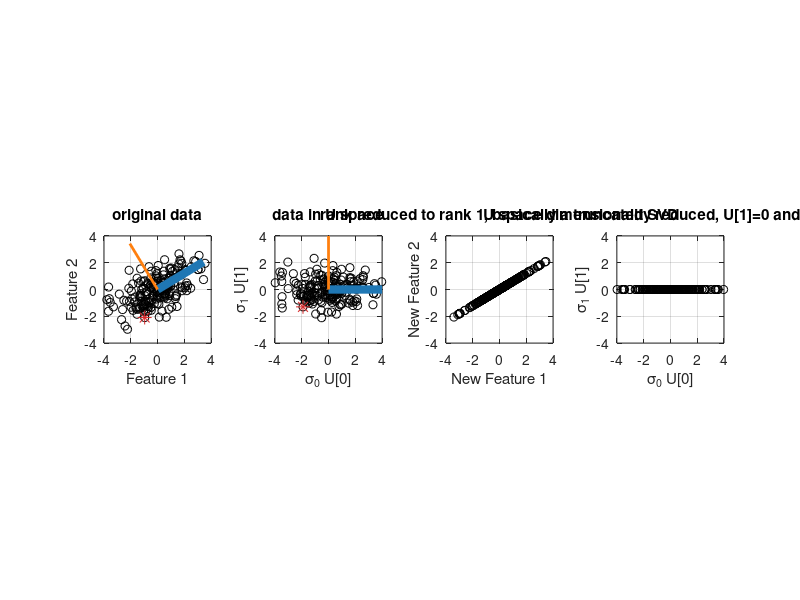

Write the MATLAB code that produced this figure.
% Sascha Spors, Professorship Signal Theory and Digital Signal Processing,
% Institute of Communications Engineering (INT), Faculty of Computer Science
% and Electrical Engineering (IEF), University of Rostock, Germany
%
% Data Driven Audio Signal Processing - A Tutorial with Computational Examples
% Feel free to contact lecturer frank.schultz@uni-rostock.de
%
% Exercise: SVD / PCA on 2D data

clear all
%close all
clc

rng(1)
xmax = 4;

N = 200;
R = 2;
mu = [0, 0];
sigma = [2, 0.8; 0.8, 1];
A = mvnrnd(mu, sigma, N);
A = A - mean(A);  % if mean free col SVD and pca() are same
if R ~= rank(A)  % check rank
    disp('!!! matrix A has not the desired rank R !!!')
end

[coeff, score, latent] = pca(A);
[U, S, V] = svd(A);
pcs = U*S;
pcl = V;

%% check pca() vs. SVD solution -> must yield numerical zero
tmp = 0;
for c=1:size(score, 2)
    tmp = tmp + min(norm(pcs(:, c) + score(:, c)), norm(pcs(:, c) - score(:, c)));
    tmp = tmp + min(norm(pcl(:, c) + coeff(:, c)), norm(pcl(:, c) - coeff(:, c)));
end
disp('we should get numerical zero which indicates our manual SVD == pca()')
tmp / size(score, 2) / 2

%% check 4 subspaces
disp('4 subspacxe check of A -> orth() / null() vs. SVD data')
norm(orth(A) - U(:, 1:R),'fro')  % check column space == 1st two cols of U
null(A)  % check null space == zero vec
norm(orth(A') - V, 'fro')  % check row space == all V
norm(null(A') - U(:, R+1:end), 'fro')  % check left null space, remaining cols of U->large

%%
disp('rot angle')
acos(V(1, 1)) * 180/pi
phi = -31.0065*pi/180;
disp('rot matrix = V = ')
[cos(phi), sin(phi); -sin(phi), cos(phi)]
% ==
V

%%
disp('the variance of the principal component signals')
var(pcs).'
disp('is equal to the eigvals(A''*A) / (N-1)')
R = A'*A / (size(A, 1)-1);
sort(eig(R), 'descend')
disp('is equal to the (sing vals of A)^2 / (N-1)')
diag(S'*S) / (size(A, 1)-1)
disp('is equal to latent from pca()')
latent


%%
R_red = 1;
Dim_red = R_red;

% rank1-matrix superposition up to rank R_red
S_tmp = S;
for r = R_red+1:size(S, 2)
    S_tmp(r, r) = 0;
end
A_R_red = (U*S_tmp) * V';
% we can do this also by setting corresponding PC loadings to zero
% V_red = V;
% V_red(:, R_red+1:end) = 0;
% A_R_red = (U*S) * V_red';

A_Dim_red = A*0;  % we use same dim as A for convenient plotting the data
% however the last R-Dim_red columns are exactly zero and thus the matrix
% is of dim N x Dim_red
A_Dim_red(:, 1:Dim_red) = pcs(:, 1:Dim_red);  % pcs = U*S
% cf. the lecture approach, slide 5-23:
%   tmp = A*0;
%   tmp(:, 1:Dim_red) = A * V(:, 1:Dim_red);

% if Dim_red == R_red the matrix
A_R_red2 = A_Dim_red(:, 1:Dim_red) * V(:, 1:Dim_red)';
% is same as A_R_red from above
norm(A_R_red2-A_R_red,'fro')
% in lecture known as
% Reconstruction using a limited number of principle components, cf. slide 5-23

%% plot
ax_original_feature_space = subplot(1, 4, 1);
for n = 1:N
    plot(A(n, 1), A(n, 2), 'ko'), hold on
end
% plot 4*v0 and 4*v1:
plot([0 4*V(1,1)],[0 4*V(2,1)], 'color', '#1f77b4', 'linewidth', 6)
plot([0 4*V(1,2)],[0 4*V(2,2)], 'color', '#ff7f0e', 'linewidth', 2)
hold off
xlim([-xmax, xmax])
ylim([-xmax, xmax])
axis square
xlabel('Feature 1')
ylabel('Feature 2')
title('original data')
grid on

ax_pc_space = subplot(1, 4, 2);
for n = 1:N
    plot(pcs(n, 1), pcs(n, 2), 'ko'), hold on
end
plot([0 4],[0 0], 'color', '#1f77b4', 'linewidth', 6)
plot([0 0],[0 4], 'color', '#ff7f0e', 'linewidth', 2)

hold off
xlim([-xmax, xmax])
ylim([-xmax, xmax])
axis square
xlabel('\sigma_0 U[0]')
ylabel('\sigma_1 U[1]')
title('data in U space')
grid on

subplot(1, 4, 3)
for n = 1:N
    plot(A_R_red(n, 1), A_R_red(n, 2), 'ko'), hold on
end
hold off
xlim([-xmax, xmax])
ylim([-xmax, xmax])
axis square
xlabel('New Feature 1')
ylabel('New Feature 2')
title('rank reduced to rank 1, basically a truncated SVD')
grid on

subplot(1, 4, 4)
for n = 1:N
    plot(A_Dim_red(n, 1), A_Dim_red(n, 2), 'ko'), hold on
end
hold off
xlim([-xmax, xmax])
ylim([-xmax, xmax])
axis square
xlabel('\sigma_0 U[0]')
ylabel('\sigma_1 U[1]')
title('U space dimensionality reduced, U[1]=0 and/or \sigma_0=0')
grid on


%%
disp('percentage of explained variance')
latent/sum(latent) * 100
disp('cumsum percentage of explained variance')
cumsum(latent)/sum(latent)*100

xmax
disp('xmax should be larger than')
max([max(max(abs(A)))...
    max(max(abs(pcs)))...
    max(max(abs(A_R_red)))...
    max(max(abs(A_Dim_red)))])

%% how the covariance comes into play
% eigenwert / -value problem is often used to proof PCA without further
% knowledge that PCA == SVD for mean free columns, check text books
% (A V0)' (A V0) = (Sigma0 U0)' (Sigma0 U0)
% V0' A' A V0 = Sigma0^2 U0' U0 = Sigma0^2
% V0 * (V0' A' A V0) = (V0) * Sigma0^2
% A'A V0 = Sigma0^2 V0
% with CovA = A'A this leads to eigenval/-vector problem for CovA
% CovV V0 = Sigma0^2 V0 with eigen val Sigma0^2 / eigen vec v0
% normalize this by (N-1) (bias free estimate of CovA if mean was estimated from data)
% CovV/(N-1) V0 = Sigma0^2/(N-1) V0
% so  Sigma0^2/(N-1) is the variance of the first pcs = first latent of pca()
% this variance explains most of data
% do this for all other V vectors

% variance for first principal component (v0 -> sigma0 u0)
[(A*V(:,1))' * (A*V(:,1)) / (N-1)... % ==
    S(1,1)^2  / (N-1)... %==
    latent(1)]
% variance for second principal component (v1 -> sigma1 u1)
[(A*V(:,2))' * (A*V(:,2)) / (N-1)... % ==
    S(2,2)^2  / (N-1)... % ==
    latent(2)]

% check specific data point
n = 195

disp('specific data point in original feature space')
[A(n,1)...
    A(n,2)]

disp('(v0 -> sigma0 u0)')
[A(n,:) * V(:,1)... % proj onto v0 ==
    S(1,1) * U(n,1)] % sigma0 * u0
disp('(v1 -> sigma1 u1)')
[A(n,:) * V(:,2)... % proj onto v1 ==
    S(2,2) * U(n,2)] % sigma1 * u1

disp('specific data point in the PC space')
[S(1,1) * U(n,1)...
    S(2,2) * U(n,2)]

axes(ax_original_feature_space)
hold on
plot(A(n,1), A(n,2), '*', 'color', '#d62728', 'markersize', 10)
hold off
axes(ax_pc_space)
hold on
plot(S(1,1) * U(n,1), S(2,2) * U(n,2), '*', 'color', '#d62728', 'markersize', 10)
hold off

%%
% Copyright
% - the script is provided as [Open Educational Resources](https://en.wikipedia.org/wiki/Open_educational_resources)
% - comment text is licensed under [Creative Commons Attribution 4.0](https://creativecommons.org/licenses/by/4.0/)
% - Matlab code is licensed under the [MIT license](https://opensource.org/licenses/MIT)
% - feel free to use for your own purposes
% - please attribute the work as follows:
% Frank Schultz, Data Driven Audio Signal Processing-A Tutorial Featuring
% Computational Examples, University of Rostock* ideally with relevant
% file(s), github URL
% https://github.com/spatialaudio/data-driven-audio-signal-processing-exercise,
% commit number and/or version tag, year.
